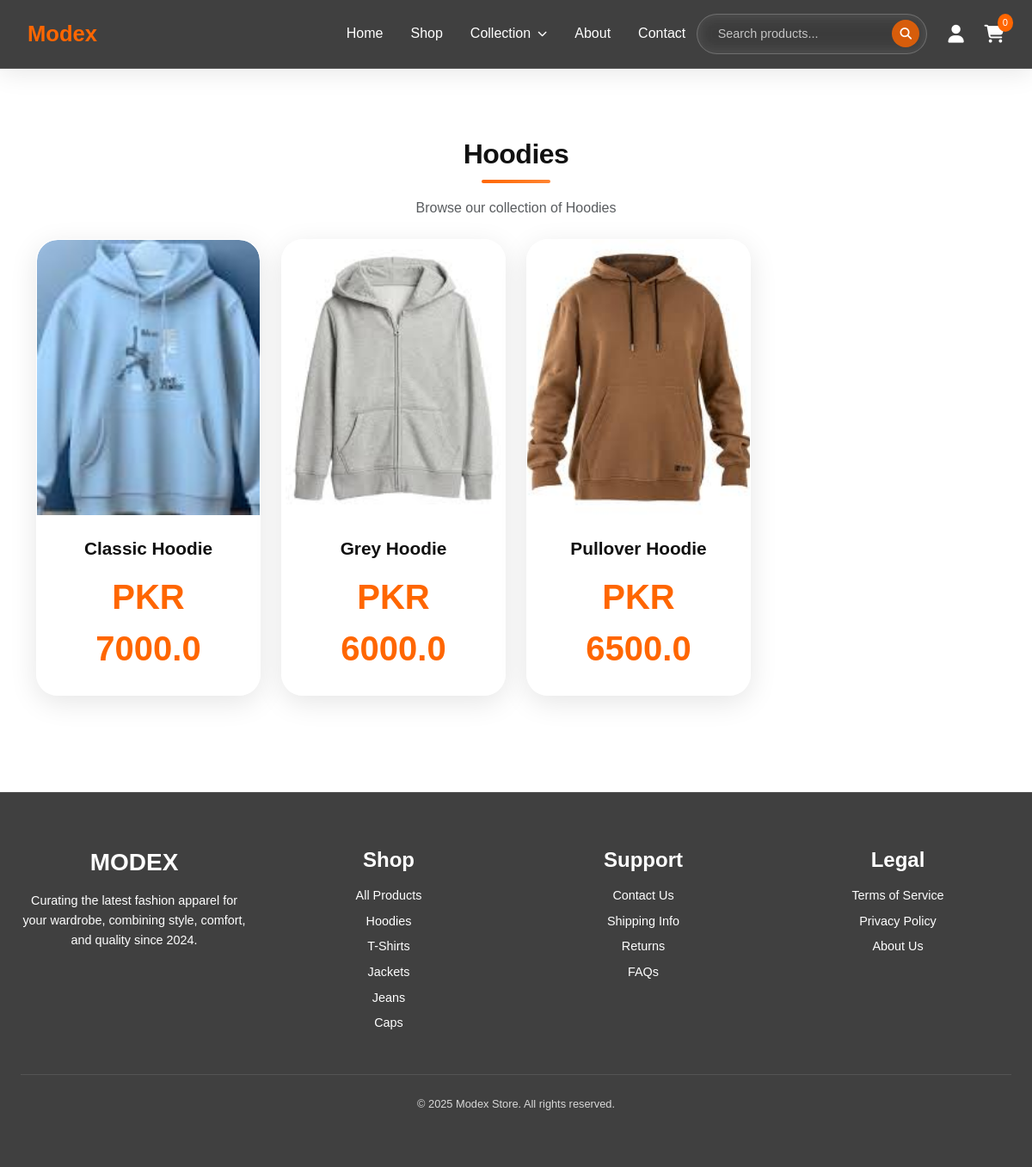
/category/Hoodies, run on the app's committed database.
### models.py (models this page shows)
class Product(db.Model):
    id = db.Column(db.Integer, primary_key=True)
    name = db.Column(db.String(100), nullable=False)
    price = db.Column(db.Float, nullable=False)
    image = db.Column(db.String(200), nullable=False)
    category = db.Column(db.String(50), nullable=False)
    cart_items = db.relationship('CartItem', backref='product', lazy=True)

### app.py (the view)
@app.route('/category/<category_name>')
def category_page(category_name):
    products = Product.query.filter_by(category=category_name).all()
    if not products:
        flash('No products found in this category')
        return redirect(url_for('shop'))
    return render_template('category.html', products=products, category_name=category_name)

### app.py (called while the page is built)
@app.context_processor
def inject_categories():
    try:
        categories = db.session.query(Product.category.distinct()).all()
        categories = [c[0] for c in categories if c[0]]
    except:
        categories = []
    return dict(all_categories=categories)

### templates/category.html (shortened to what this page needs)
{% extends 'base.html' %}
{% block content %}
  <section class="shop">
    <div class="container py-5">
      <h2 class="section-title">{{ category_name }}</h2>
      <p class="text-muted mb-4">Browse our collection of {{ category_name }}</p>
      {% if products %}
      <div class="row g-4">
        {% for product in products %}
        <div class="col-lg-3 col-md-4 col-sm-6">
          <a href="{{ url_for('product_details', product_id=product.id) }}" class="product-link">
            <div class="card product-card-glass">
              <div class="product-image-wrapper">
                <img src="{{ url_for('static', filename='images/' + product.image) }}" alt="{{ product.name }}" class="card-img-top product-image">
              </div>
              <div class="card-body product-info">
                <h5 class="card-title">{{ product.name }}</h5>
                <p class="card-text product-price">PKR {{ product.price }}</p>
              </div>
            </div>
          </a>
        </div>
        {% endfor %}
      </div>
      {% else %}
      <div class="text-center py-5">
        <p class="text-muted">No products found in this category.</p>
        <a href="{{ url_for('shop') }}" class="btn btn-primary">Browse All Products</a>
      </div>
      {% endif %}
    </div>
  </section>
{% endblock %}

### templates/base.html (shortened to what this page needs)
<!DOCTYPE html>
<html lang="en">
<head>
  <link href="https://cdn.jsdelivr.net/npm/bootstrap@5.3.2/dist/css/bootstrap.min.css" rel="stylesheet">
  <link rel="stylesheet" href="{{ url_for('static', filename='css/style.css') }}">
  <link rel="stylesheet" href="https://cdnjs.cloudflare.com/ajax/libs/font-awesome/6.5.0/css/all.min.css">
</head>
<body>
  <header>
    <nav class="navbar">
      <div class="nav-left">
        <div class="logo">Modex</div>
      </div>
      <ul class="nav-center" id="nav-links">
        <li><a href="{{ url_for('index') }}" class="{% if request.endpoint == 'index' %}active{% endif %}">Home</a></li>
        <li><a href="{{ url_for('shop') }}">Shop</a></li>
        <li class="dropdown">
          <a href="#" class="dropbtn">Collection <i class="fas fa-chevron-down"></i></a>
        </li>
        <li><a href="{{ url_for('about') }}" class="{% if request.endpoint == 'about' %}active{% endif %}">About</a></li>
        <li><a href="{{ url_for('contact') }}" class="{% if request.endpoint == 'contact' %}active{% endif %}">Contact</a></li>
      </ul>
      <div class="nav-right">
        <div class="search-wrapper">
          <form action="{{ url_for('search') }}" method="GET" class="search-form">
            <input type="text" name="q" id="search-input" placeholder="Search products..." class="search-input" value="{{ request.args.get('q', '') }}">
            <button type="submit" class="search-submit-btn">
              <i class="fas fa-search"></i>
            </button>
          </form>
        </div>
        {% if current_user.is_authenticated %}
          <a href="{{ url_for('logout') }}" class="icon"><i class="fas fa-sign-out-alt"></i></a>
        {% else %}
          <a href="{{ url_for('login') }}" class="icon"><i class="fas fa-user"></i></a>
        {% endif %}
        <a href="{{ url_for('cart') }}" class="icon cart-icon">
          <i class="fas fa-shopping-cart"></i>
          <span id="cart-count">0</span>
        </a>
      </div>
    </nav>
  </header>
  {% block content %}{% endblock %}
  <footer>
    <div class="footer-content">
      <div>
        <h3>MODEX</h3>
        <p>
          Curating the latest fashion apparel for your wardrobe, combining style, comfort, and quality since 2024.
        </p>
      </div>
      <div>
        <h4>Shop</h4>
        <ul>
          <li><a href="{{ url_for('shop') }}">All Products</a></li>
          {% if all_categories %}
            {% for category in all_categories[:5] %}
            <li><a href="{{ url_for('category_page', category_name=category) }}">{{ category }}</a></li>
            {% endfor %}
          {% endif %}
        </ul>
      </div>
      <div>
        <h4>Support</h4>
        <ul>
          <li><a href="{{ url_for('contact') }}">Contact Us</a></li>
          <li><a href="{{ url_for('contact') }}#shipping">Shipping Info</a></li>
          <li><a href="{{ url_for('contact') }}#returns">Returns</a></li>
          <li><a href="{{ url_for('contact') }}#faqs">FAQs</a></li>
        </ul>
      </div>
      <div>
        <h4>Legal</h4>
        <ul>
          <li><a href="{{ url_for('about') }}#terms">Terms of Service</a></li>
          <li><a href="{{ url_for('about') }}#privacy">Privacy Policy</a></li>
          <li><a href="{{ url_for('index') }}#about">About Us</a></li>
        </ul>
      </div>
    </div>
    <div class="border-t">
      © 2025 Modex Store. All rights reserved.
    </div>
  </footer>
</body>
</html>

### data on the page
Product: image (picture), name "Classic Hoodie", price "7000.0"
Product: image (picture), name "Grey Hoodie", price "6000.0"
Product: image (picture), name "Pullover Hoodie", price "6500.0"

### other printed values
{{ category_name }} "Hoodies"
{{ category }} "Hoodies" "T-Shirts" "Jackets" "Jeans" "Caps"
